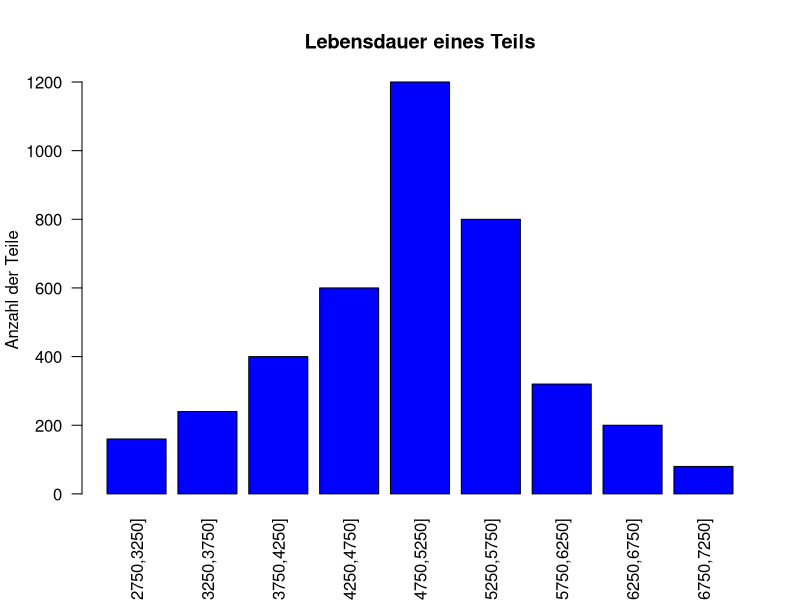
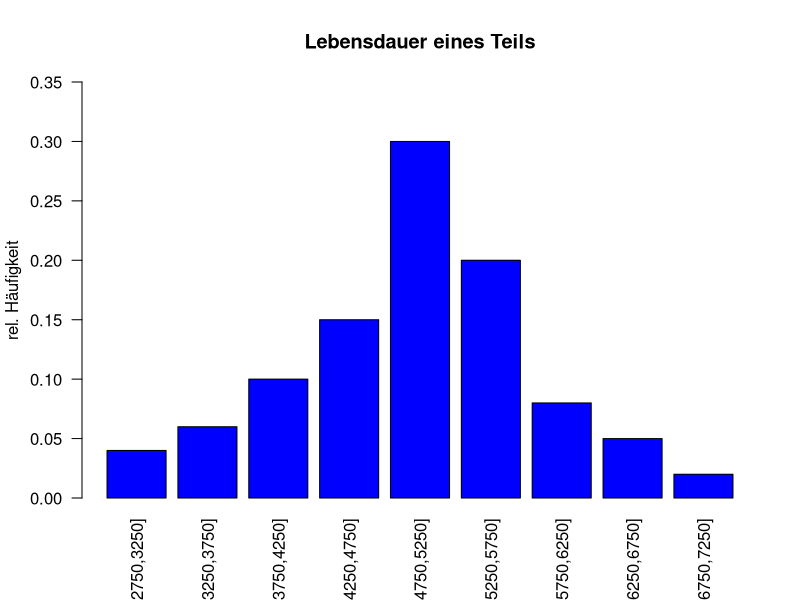
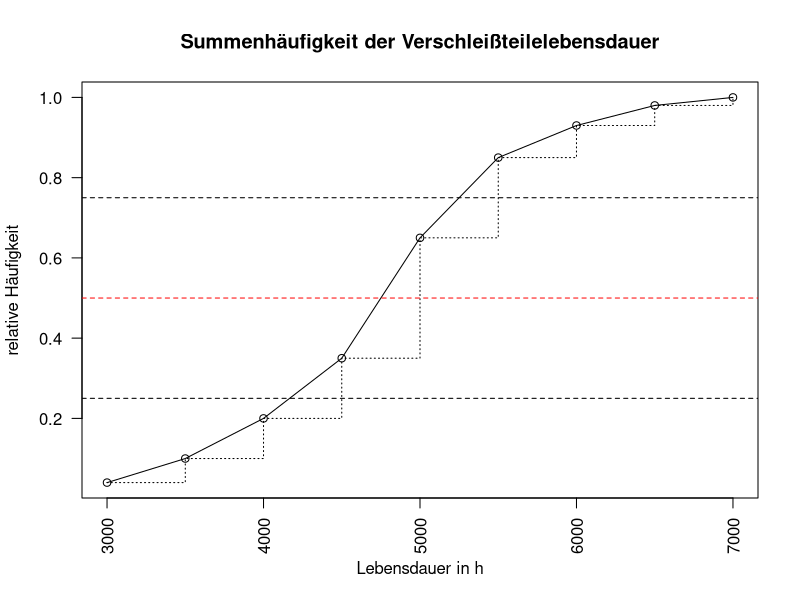
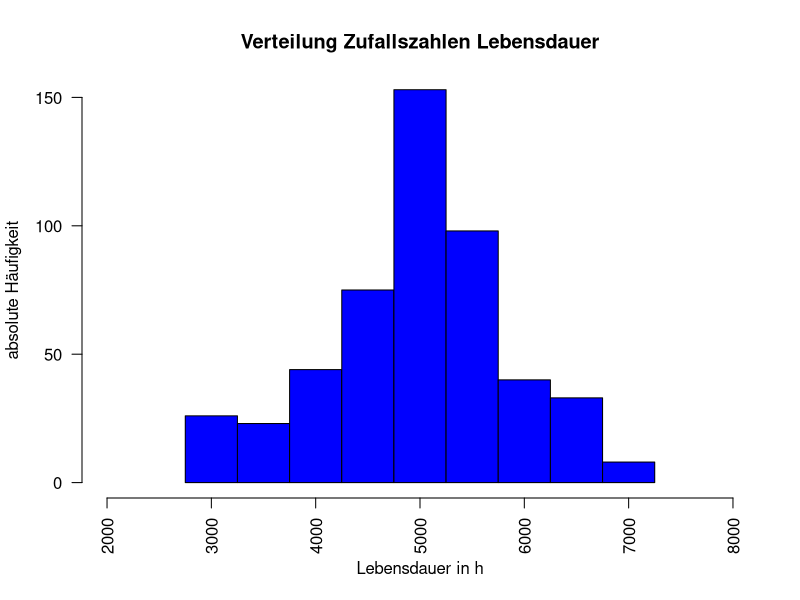

Source code (R) for these figures, in order: (Note: a time limit stopped this script after it produced the figures.)
## ---- chunk 1
  Verschleissteile.df <- data.frame(KlassenLebensdauer = c("[2750,3250]","]3250,3750]","]3750,4250]","]4250,4750]","]4750,5250]","]5250,5750]","]5750,6250]","]6250,6750]", "]6750,7250]"), Klassenbreite = rep(500.00,9), Klassenmitte = c(3000.00,3500.00,4000.00,4500.00,5000.00,5500.00,6000.00,6500.00,7000.00), Anzahl = c(160,240,400,600,1200,800,320,200,80))
  Verschleissteile.df
## ---- chunk 2
  par(las = 2)
  barplot(Verschleissteile.df$Anzahl, names.arg = Verschleissteile.df$KlassenLebensdauer, ylab = "Anzahl der Teile", main = "Lebensdauer eines Teils", col = "blue")
## ---- chunk 3
  Erwartungswert <- sum(Verschleissteile.df$Klassenmitte*(Verschleissteile.df$Anzahl/sum(Verschleissteile.df$Anzahl)))
  Erwartungswert
## ---- chunk 4
  n.vec <- Verschleissteile.df$Anzahl/sum(Verschleissteile.df$Anzahl)
  Standardabweichung <- sqrt(sum((Verschleissteile.df$Klassenmitte-Erwartungswert)^2*n.vec))
  Standardabweichung
## ---- chunk 5
  SummenHfk.vec <- cumsum(Verschleissteile.df$Anzahl)/sum(Verschleissteile.df$Anzahl)
  Haeufigkeit.vec <- Verschleissteile.df$Anzahl/sum(Verschleissteile.df$Anzahl)
  Verschleissteile.df <- data.frame(Verschleissteile.df, SummenHfk = SummenHfk.vec, Haeufigkeit = Haeufigkeit.vec)
  Verschleissteile.df
## ---- chunk 6
  par(las = 2)
  barplot(Verschleissteile.df$Haeufigkeit, names.arg = Verschleissteile.df$KlassenLebensdauer, ylab = "rel. Häufigkeit", main = "Lebensdauer eines Teils", col = "blue", ylim = c(0.00,0.35))
## ---- chunk 7
  Breaks.vec <- c(3000,3500,4000,4500,5000,5500,6000,6500,7000)
  plot(Breaks.vec, Verschleissteile.df$SummenHfk,type = "l", lty = 1, , main = "Summenhäufigkeit der Verschleißteilelebensdauer", xlab = "Lebensdauer in h", ylab = "relative Häufigkeit")
  points(Breaks.vec, Verschleissteile.df$SummenHfk) # Darstellung der Messpunkte als Punkte
  lines(Breaks.vec, Verschleissteile.df$SummenHfk, type = "s", lty = 3) # Darstellung der Steigungsdreiecke
  abline(0.25, 0, lty = "dashed") # unteres Quartil
  abline(0.5, 0, lty = "dashed", col = "red") # Median
  abline(0.75, 0, lty = "dashed") # oberes Quartil
## ---- chunk 8
  Grenzen.vec <- c(0, Verschleissteile.df$SummenHfk)
  Grenzen.vec
## ---- chunk 9
  Zufallszahlen.fct <- function(AnzahlZufallszahlen){
    # Mit der Variable "AnzahlZufallszahlen" gibt man der Funktion mit, wie viele Zufallszahlen generiert werden sollen.
    #Grenzen.vec <- c(0.00,0.04,0.10,0.20,0.35,0.65,0.85,0.93,0.98,1.00)
    #Klassenmitte.vec <- c(3000,3500,4000,4500,5000,5500,6000,6500,7000)
    #Break.vec <- c(2750,3250,3750,4250,4750,5250,5750,6250,6750,7250)
    Grenzen.vec <- c(0, Verschleissteile.df$SummenHfk)
    Klassenmitte.vec <- Verschleissteile.df$Klassenmitte
    Break.vec <- c(2750,3250,3750,4250,4750,5250,5750,6250,6750,7250)
    Zufallszahlen.vec <- runif(AnzahlZufallszahlen)
    for(i in 1:AnzahlZufallszahlen){
      for(j in 1:9){
        if((Grenzen.vec[j] < Zufallszahlen.vec[i]) & (Zufallszahlen.vec[i] < Grenzen.vec[j+1])){
          Zufallszahlen.vec[i] <- (Zufallszahlen.vec[i] - Grenzen.vec[j])/(Grenzen.vec[j+1] - Grenzen.vec[j])
          Zufallszahlen.vec[i] <- Zufallszahlen.vec[i] * 500            #Klassenbreit
          Zufallszahlen.vec[i] <- Zufallszahlen.vec[i] + Break.vec[j]
        }
      }
    }
    return(Zufallszahlen.vec)
  }
  
  Zufallszahlen.vec <- Zufallszahlen.fct(500)
  
  hist(Zufallszahlen.vec, breaks = c(2750,3250,3750,4250,4750,5250,5750,6250,6750,7250), main = "Verteilung Zufallszahlen Lebensdauer", xlab = "Lebensdauer in h", right = TRUE, ylab = "absolute Häufigkeit", col = "blue", ylim = c(0,150), xlim = c(2000,8000))
## ---- chunk 10
  Gesamtkosten.df <- data.frame(Kostenart = c("Betriebsunterbrechnung", "Reparatur", "Material", "Folgeschäden", "Gesamtkosten"), ErsatzNachAusfall = c(15600,1000,800,1200,18600), KostenBeiWartung = c(5200,400,800,0,6400))
  Gesamtkosten.df
## ---- chunk 11
Ausfallskosten.fct <- function(SimZeit, Tau){
  Ausfallskosten <- 18600
  Wartungskosten <- 6400
  # Laufindex für die Iteration durch die Zeitschleife
  i <- 1 
  SimPunkt <- 0
  AnzahlReparaturAusfall <- 0
  AnzahlReparaturWartung <- 0
      
    while(SimPunkt < (SimZeit)){
      Zufallszahl <- Zufallszahlen.fct(1)   # Generiere genau 1 Zufallszahl
      if(Zufallszahl > Tau){
        AnzahlReparaturWartung <- AnzahlReparaturWartung + 1
        SimPunkt <- SimPunkt + Tau
      } else {
        AnzahlReparaturAusfall <- AnzahlReparaturAusfall + 1
        AnzahlReparaturAusfall <- SimPunkt + Zufallszahl
      }
      
      i <- i + 1
    }
    Kges <- (AnzahlReparaturAusfall * AnzahlReparaturWartung) + (Ausfallskosten * Wartungskosten)
    return (Kges/SimZeit)
}

SimZeit <- 100000
Kosten.vec <- c()
Tau.vec <- c()

for(i in 20:200){
  Kosten.vec <- c(Kosten.vec, Ausfallskosten.fct(SimZeit, i*50))
  Tau.vec <- c(Tau.vec, i*50)
}

plot(Tau.vec, Kosten.vec, ylim = c(0,7000), main = "Kosten abhängig von Wartungsintervall", ylab = "Kosten", xlab = "Wartungsintervall in h", col = "blue")
